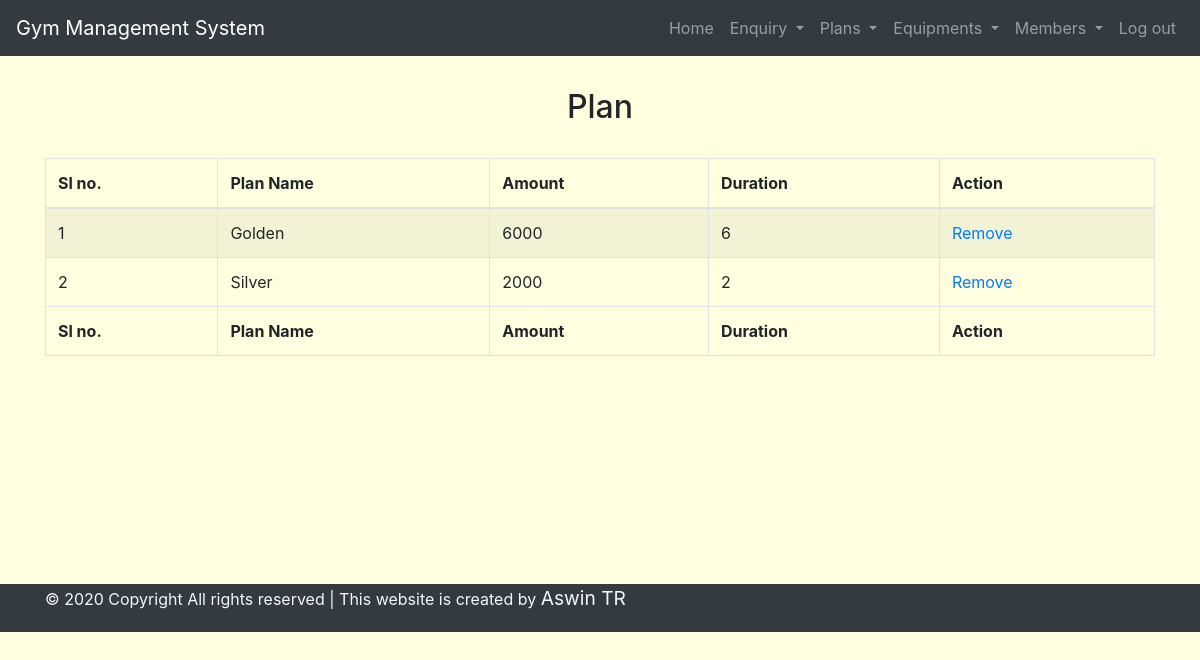
Screenshot of /view_plan/ (signed in) with the database file from the repository.
### main_app/models.py (models this page shows)
class Plans(models.Model):
    plan_name = models.CharField(max_length=30)
    plan_amount = models.IntegerField()
    plan_duration = models.IntegerField()

### main_app/views.py (the view)
# urls.py: path('view_plan/',views.view_plan,name='view_plan'),
def view_plan(request):
    if 'username' in request.session:
        plan = Plans.objects.all()
        return render(request,'view_plan.html',{'plan': plan})
    else:
        messages.error(request,"Login first")
        return redirect(login)

### main_app/templates/view_plan.html
{% extends 'dashboard.html' %}
    {% block content %}
    <div class="container" style="height: 30em;">
        <h2 class="text-center" style="margin: 1em;">Plan</h2>
        <table id="example" class="table table-striped table-bordered" style="width:100%">
            <thead>
                <tr>
                    <th>Sl no.</th>
                    <th>Plan Name</th>
                    <th>Amount</th>
                    <th>Duration</th>
                    <th>Action</th>
                </tr>
            </thead>
            <tbody>
                {% for i in plan %}
                <tr>
                    <td>{{forloop.counter}}</td>
                    <td>{{i.plan_name}}</td>
                    <td>{{i.plan_amount}}</td>
                    <td>{{i.plan_duration}}</td>
                    <td><a href="{% url 'remove_plan' plan_id=i.id %}" onclick="return confirm('Are you sure you want to delete this item?');">Remove</a></td>
                </tr>
                {% endfor %}
            </tbody>
            <tfoot>
                <tr>
                    <th>Sl no.</th>
                    <th>Plan Name</th>
                    <th>Amount</th>
                    <th>Duration</th>
                    <th>Action</th>
                </tr>
            </tfoot>
        </table>
    </div>
    {% endblock %}

### rows the page displays
Plans: plan_name "Golden", plan_amount "6000", plan_duration "6"
Plans: plan_name "Silver", plan_amount "2000", plan_duration "2"
